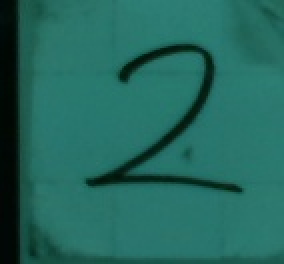
#> input picture uploads/111.jpg, 142 x 132 px (shown 2 times larger)
$ python -i getShapeVideo2.py   (imports and definitions only)
#> lines starting #> are read from the running program, lines starting #| are printed output that depends on the picture; after the words box and inside, x2 and y2 are one past the last pixel; in counts of white or black regions, pixels touching at a corner belong together
#> in predict_and_classify_silent, img is the input picture: shape (132, 142, 3); mean B, G, R 93.4, 103.5, 35.1
#| 原图通道数：3
import cv2
import numpy as np
from ultralytics import YOLO
import os
import argparse

# 1. 加载你训练好的模型
current_script_dir = os.path.dirname(os.path.abspath(__file__))
model_path = os.path.join(current_script_dir, "gsv2.pt")
# [1 line that did not run here, left out]

def classify_number_logic(label_id):
    digit = int(label_id)
    if digit == 0:
        return "零"
    elif digit % 2 == 0:
        return "偶数"
    else:
        return "奇数"

def preprocess_image(img):
    """
    【Linux 适配最终版】
    输入：原本是黑字（深色字）
    输出：黑底白字（模型要求的格式）
    逻辑：使用 OTSU 自动寻找阈值 + 颜色反转
    """
    # 1. 转为灰度图
    gray = cv2.cvtColor(img, cv2.COLOR_BGR2GRAY)
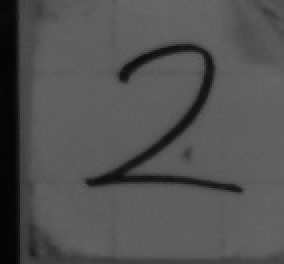
#> gray: shape (132, 142) (shown 2 times larger); min 4, max 102, mean 81.9

    # 2. 高斯模糊 (关键)
    # 这一步是为了去除噪点，防止 OTSU 计算的阈值受干扰
    # (5, 5) 是模糊核，必须是奇数
    blurred = cv2.GaussianBlur(gray, (5, 5), 0)

    # 3. OTSU 二值化 + 颜色反转 (核心)
    # threshold 设为 0，因为用了 THRESH_OTSU，OpenCV 会自动找最佳值覆盖掉它
    # THRESH_BINARY_INV 作用：
    #   - 图像中"暗"的像素（你的黑色数字） -> 变白 (255)
    #   - 图像中"亮"的像素（你的背景）     -> 变黑 (0)
    ret, binary_img = cv2.threshold(blurred, 0, 255, cv2.THRESH_BINARY_INV + cv2.THRESH_OTSU)
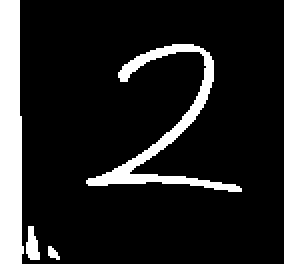
#> binary_img: shape (132, 142) (shown 2 times larger); 13.1% white; 4 white regions, box (x1, y1, x2, y2) and area: (0, 0, 12, 132) 1398, (43, 22, 121, 96) 947, (13, 113, 20, 130) 82, (24, 123, 30, 130) 26
#> ret = 57

    # 打印一下自动计算出的阈值，方便你调试观察
    print(f"【调试】OTSU 自动计算的阈值为: {ret}")
#| 【调试】OTSU 自动计算的阈值为: 57.0

    # 4. 形态学膨胀 (可选，建议保留)
    # 因为二值化后数字可能会变细，膨胀可以让字变粗，利于 YOLO 识别
    # 如果你的数字本身就很粗，可以把 iterations 改为 0 或者注释掉
    kernel = np.ones((3, 3), np.uint8)
    dilated_img = cv2.dilate(binary_img, kernel, iterations=1)
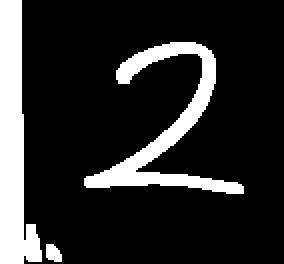
#> dilated_img: shape (132, 142) (shown 2 times larger); 16.9% white; 3 white regions, box (x1, y1, x2, y2) and area: (0, 0, 21, 132) 1661, (42, 21, 122, 97) 1459, (23, 122, 31, 131) 56

    # 5. 强制转为 3通道 BGR (YOLO 格式要求)
    preprocessed_img = cv2.cvtColor(dilated_img, cv2.COLOR_GRAY2BGR)

    return preprocessed_img

def predict_and_classify_silent(image_path):
    try:
        # 读取图片（支持中文路径）
        image_bytes = np.fromfile(image_path, dtype=np.uint8)
        img = cv2.imdecode(image_bytes, cv2.IMREAD_COLOR)
        if img is None:
            print(f"无法读取图像: {image_path}")
            return None, None, None
        print(f"原图通道数：{img.shape[-1]}")  # 应该输出3
    except Exception as e:
        print(f"读取文件错误: {e}")
        return None, None, None

    # --- 图片预处理 ---
    print("正在进行图片预处理...")
    preprocessed_img = preprocess_image(img)
    cv2.imwrite("debug.jpg", preprocessed_img)
    print("down")

    # 额外验证：确保预处理后是3通道
    if len(preprocessed_img.shape) != 3 or preprocessed_img.shape[-1] != 3:
        print("警告：预处理后图像不是3通道！正在强制转换...")
        # 强制转换为3通道（双重保险）
        preprocessed_img = cv2.cvtColor(preprocessed_img, cv2.COLOR_GRAY2BGR)

    # --- 模型推理 ---
    print("正在进行模型推理...")
#> (the run stopped early here; a loop or call above may not have finished)
